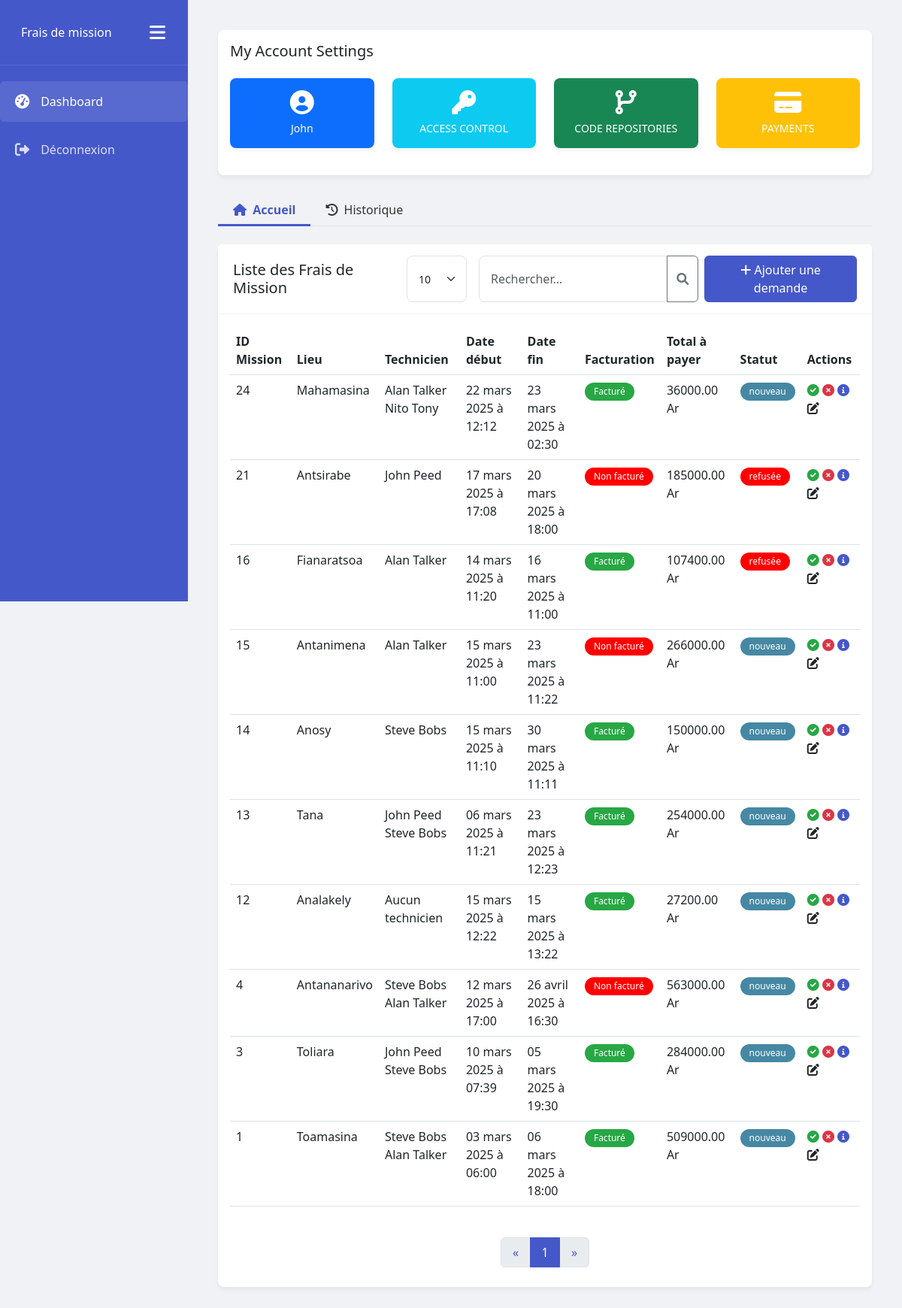
Screenshot of / (signed in) with the database file from the repository.
### fdm_app/models.py (models this page shows, shortened)
class Mission(models.Model):
    techniciens = models.ManyToManyField(Technician, related_name="missions")
    mission_details = models.TextField(
        help_text='details de la mission',
        verbose_name='Mission Details'
    )
    start_date = models.DateField(
        help_text='date de debut de la mission',
        verbose_name='Start Date'
    )
    start_hour = models.TimeField(
        help_text='heure de debut de la mission',
        verbose_name='Start Hour'
    )
    end_date = models.DateField(
        help_text='date de fin de la mission',
        verbose_name='End Date'
    )
    end_hour = models.TimeField(
        help_text='heure de fin de la mission',
        verbose_name='End Hour'
    )
    location = models.CharField(
        max_length=50,
        help_text='lieu de la mission'
    )
    facturation = models.BooleanField(
        help_text='facturation de la mission, facturee ou non',
        verbose_name='Facturation'
    )
    STATUS_CHOICES = [
        ('NEW', 'New'),
        ('REFUSED', 'Refused'),
        ('VALIDATED', 'Validated'),
    ]
    status = models.CharField(
        max_length=10,
        choices=STATUS_CHOICES,
        default='NEW',
        verbose_name='Status',
        help_text='Statut de la mission'
    )
    refusal_reason = models.TextField(
        blank=True,
        null=True,
        verbose_name='Refusal Reason',
        help_text='Motif de refus de la mission'
    )

class Technician(models.Model):
    first_name = models.CharField(
        max_length=50,
        help_text='nom du technicien'
    )
    last_name = models.CharField(
        max_length=50,
        help_text='prenom du technicien'
    )

class Expense(models.Model):
    mission = models.ForeignKey(Mission, on_delete=models.CASCADE, related_name="depenses")
    hosting_days = models.IntegerField(
        help_text='nombre de jours de sejour',
        default=0.0,
    )
    overnight_rate = models.DecimalField(
        max_digits=10,
        decimal_places=2,
        default=0.00,
        help_text='tarif nuitée'
    )
    total_hosting = models.DecimalField(
        max_digits=10,
        decimal_places=2,
        help_text=' pris total de séjour',
        editable = False
    )
    meal_costs = models.DecimalField(
        max_digits=10,
        decimal_places=2,
        help_text='prix des repas',
    )
    total_meal_costs = models.DecimalField(
        max_digits=10,
        decimal_places=2,
        help_text='prix total des repas',
        editable = False,
        default=0.00,
    )
    transport = models.CharField(
        max_length=100,
        help_text='transport',
    )
    shipping_costs = models.DecimalField(
        max_digits=10,
        decimal_places=2,
        help_text='frais de transport',
    )
    various_expenses_details = models.CharField(
        max_length=100,
        help_text='divers frais',
    )
    various_expenses_price = models.DecimalField(
        max_digits=10,
        decimal_places=2,
        help_text='prix des divers frais',
    )
    total_expenses = models.DecimalField(
        max_digits=10,
        decimal_places=2,
        help_text='prix total des frais',
        editable = False,
        default=0.00,
    )

### fdm_app/views.py (the view, shortened to what this page needs)
# urls.py: path('', MissionListView.as_view(), name='missions'),
class MissionListView(View):
    def get(self, request, *args, **kwargs):
        all_missions = Mission.objects.exclude(status='VALIDATED').order_by('-id')
        search_query = request.GET.get('search', '')
        if search_query:
            all_missions = MissionSearchUtils.filter_missions(all_missions, search_query)
        missions = PaginationUtils.paginate_queryset(all_missions, request)
        technicians = Technician.objects.all()
        context = {
            'missions': missions,
            'technicians': technicians,
            'active_tab': 'missions'  # Pour le style lorsqu'on clique sur historique ou accueil
        }
        return render(request, 'index.html', context)

### fdm_app/views.py (called while the page is built)
    @staticmethod
    def paginate_queryset(queryset, request, per_page_default=10):
        per_page = request.GET.get('per_page', per_page_default)
        try:
            per_page = int(per_page)
        except (ValueError, TypeError):
            per_page = per_page_default
        paginator = Paginator(queryset, per_page)
        page = request.GET.get('page', 1)
        try:
            paginated_queryset = paginator.page(page)
        except PageNotAnInteger:
            paginated_queryset = paginator.page(1)
        except EmptyPage:
            paginated_queryset = paginator.page(paginator.num_pages)
        return paginated_queryset

### fdm_app/templates/index.html (shortened to what this page needs)
 {% extends 'base.html' %}
 {% block content %}
<body>
  <div class="main-content">
   {% include 'account.html' %}
    <ul class="nav nav-tabs mb-4">
      <li class="nav-item">
        <a class="nav-link {% if active_tab == 'missions' %}active{% endif %}" href="{% url 'missions' %}">
          <i class="fas fa-home me-1"></i> Accueil
        </a>
      </li>
      <li class="nav-item">
        <a class="nav-link {% if active_tab == 'history' %}active{% endif %}" href="{% url 'history' %}">
          <i class="fas fa-history me-1"></i> Historique
        </a>
      </li>
    </ul>
    <div class="card mb-4">
      <div class="card-header d-flex justify-content-between align-items-center">
        <h5 class="mb-0">Liste des Frais de Mission</h5>
        <div class="d-flex">
          {% include 'search_bar.html' %}
          <button class="btn btn-primary" data-bs-toggle="modal" data-bs-target="#addMissionModal">
            <i class="fas fa-plus"></i> Ajouter une demande
          </button>
        </div>
      </div>
      <div class="card-body fade-in">
        <div class="table-responsive">
          <table class="table table-hover">
            <thead>
              <tr>
                <th>ID Mission</th>
                <th>Lieu</th>
                <th>Technicien</th>
                <th>Date début</th>
                <th>Date fin</th>
                <th>Facturation</th>
                <th>Total à payer</th>
                <th>Statut</th>
                <th>Actions</th>
              </tr>
            </thead>
            <tbody>
              {% for mission in missions %}
              <tr>
                <td> {{ mission.id }} </td>
                <td>{{ mission.location }}</td>
                <td>
                  {% for technicien in mission.techniciens.all %}
                    {{ technicien.first_name }} {{ technicien.last_name }}<br>
                  {% empty %}
                    Aucun technicien
                  {% endfor %}
                </td>
                <td>{{ mission.start_date|date:"d F Y" }} à {{ mission.start_hour|time:"H:i" }} </td>
                <td>{{ mission.end_date|date:"d F Y" }} à {{ mission.end_hour|time:"H:i" }}</td>
                {% if mission.facturation %}
                <td><span class="badge badge-billed" style="background-color:#28a745;">Facturé</span></td>
                {% else %}
                <td><span class="badge badge-not-billed" style="background-color:red;">Non facturé</span></td>
                {% endif %}
                {% for expense in mission.depenses.all %}
                <td> {{ expense.total_expenses }} Ar </td>
                {% endfor %}
                <td>
                  {% if mission.status == "NEW" %}
                    <span class="badge badge-new" style="background-color:#4688A3">nouveau</span>
                  {% elif mission.status == "REFUSED" %}
                    <span class="badge badge-refused" style="background-color: red;">refusée</span>
                  {% elif mission.status == "VALIDATED" %}
                    <span class="badge badge-validated" style="background-color: green;">validée</span>
                  {% endif %}
                </td>
                <td class="action-icons">
                  <i class="fas fa-check-circle validate"
                    data-bs-toggle="modal"
                    data-bs-target="#validateModal"
                    data-mission-id="{{ mission.id }}"
                    title = "Valider" >
                  </i>
                  <i class="fas fa-times-circle refuse"
                     data-bs-toggle="modal"
                     data-bs-target="#refuseModal"
                     data-mission-id = "{{ mission.id }}"
                     title = "Refuser">
                  </i>
                  <i class="fas fa-info-circle details"
                  data-bs-toggle="modal"
                  data-bs-target="#detailModal{{ mission.id }}"
                  title="Détails">
                   </i>
                   <i class="fas fa-edit edit"
                     data-bs-toggle="modal"
                     data-bs-target="#editMissionModal{{ mission.id }}"
                     title="Modifier">
                  </i>
                </td>
              {% endfor %}
            </tbody>
          </table>
        </div>
        <div class="pagination-container">
          <nav aria-label="Page navigation">
            <ul class="pagination">
              {% if missions.has_previous %}
                <li class="page-item">
                  <a class="page-link" href="?page={{ missions.previous_page_number }}" aria-label="Previous">
                    <span aria-hidden="true">&laquo;</span>
                  </a>
                </li>
              {% else %}
                <li class="page-item disabled">
                  <a class="page-link" href="#" aria-label="Previous">
                    <span aria-hidden="true">&laquo;</span>
                  </a>
                </li>
              {% endif %}
              {% for num in missions.paginator.page_range %}
                {% if missions.number == num %}
                  <li class="page-item active">
                    <a class="page-link" href="?page={{ num }}{% if request.GET.search %}&search={{ request.GET.search }}{% endif %} ">
                      {{ num }}
                    </a>
                  </li>
                {% elif num > missions.number|add:'-3' and num < missions.number|add:'3' %}
                  <li class="page-item"><a class="page-link" href="?page={{ num }}{% if request.GET.search %}&search={{ request.GET.search }}{% endif %}">{{ num }}</a></li>
                {% endif %}
              {% endfor %}
              {% if missions.has_next %}
                <li class="page-item">
                  <a class="page-link" href="?page={{ missions.next_page_number }}{% if request.GET.search %}&search={{ request.GET.search }}{% endif %}" aria-label="Next">
                    <span aria-hidden="true">&raquo;</span>
                  </a>
                </li>
              {% else %}
                <li class="page-item disabled">
                  <a class="page-link" href="#" aria-label="Next">
                    <span aria-hidden="true">&raquo;</span>
                  </a>
                </li>
              {% endif %}
            </ul>
          </nav>
        </div>
</body>
</html>
{% endblock %}

### fdm_app/templates/account.html
<div class="card mb-4">
    <div class="card-body">
      <h5 class="card-title">My Account Settings</h5>
      <div class="row mt-4">
        <div class="col-md-3">
          <div class="card bg-primary text-white">
            <div class="card-body text-center">
              <i class="fas fa-user-circle mb-2 fa-2x"></i>
              <p class="mb-0 small">{{ user.username }}</p>
            </div>
          </div>
        </div>
        <div class="col-md-3">
          <div class="card bg-info text-white">
            <div class="card-body text-center">
              <i class="fas fa-key mb-2 fa-2x"></i>
              <p class="mb-0 small">ACCESS CONTROL</p>
            </div>
          </div>
        </div>
        <div class="col-md-3">
          <div class="card bg-success text-white">
            <div class="card-body text-center">
              <i class="fas fa-code-branch mb-2 fa-2x"></i>
              <p class="mb-0 small">CODE REPOSITORIES</p>
            </div>
          </div>
        </div>
        <div class="col-md-3">
          <div class="card bg-warning text-white">
            <div class="card-body text-center">
              <i class="fas fa-credit-card mb-2 fa-2x"></i>
              <p class="mb-0 small">PAYMENTS</p>
            </div>
          </div>
        </div>
      </div>
    </div>
  </div>

### fdm_app/static/css/style.css (style rules this page uses)
:root { --primary-color: #4558c9; --secondary-color: #e9ecef; --text-color: #333; --bg-light: #f8f9fa; --border-radius: 8px; }
body { font-family: 'Segoe UI', Tahoma, Geneva, Verdana, sans-serif; background-color: #f0f2f5; color: var(--text-color); }
.main-content { margin-left: 250px; padding: 20px; transition: all 0.3s; }
.card { border-radius: var(--border-radius); box-shadow: 0 4px 6px rgba(0,0,0,0.05); margin-bottom: 20px; border: none; }
.card-header { background-color: white; border-bottom: 1px solid rgba(0,0,0,0.05); font-weight: bold; padding: 15px 20px; display: flex; justify-content: space-between; align-items: center; }
.btn-primary { background-color: var(--primary-color); border-color: var(--primary-color); }
.table th { font-weight: 600; border-top: none; }
.badge { padding: 6px 12px; border-radius: 20px; font-weight: 500; }
.badge-refused { background-color: #dc3545; color: white; }
.badge-billed { background-color: #198754; color: white; }
.badge-not-billed { background-color: #fd7e14; color: white; }
.action-icons .validate { color: #28a745; }
.action-icons .refuse { color: #dc3545; }
.action-icons .details { color: var(--primary-color); }
.pagination-container { height: 60px; display: flex; align-items: center; justify-content: center; margin-top: 15px; }
.pagination { justify-content: center; margin: 0; }
.pagination .page-item .page-link { color: var(--primary-color); min-width: 40px; height: 40px; display: flex; align-items: center; justify-content: center; }
.pagination .page-item.active .page-link { background-color: var(--primary-color); border-color: var(--primary-color); color: white; }
.fade-in { animation: fadeIn 0.5s; }
.nav-tabs .nav-link { color: var(--text-color); border: none; padding: 10px 20px; border-radius: 0; position: relative; }
.nav-tabs .nav-link.active { color: var(--primary-color); background-color: transparent; font-weight: bold; }
.nav-tabs .nav-link.active::after { content: ''; position: absolute; bottom: 0; left: 0; width: 100%; height: 3px; background-color: var(--primary-color); }
.main-content { margin-left: var(--sidebar-width, 250px); padding: 20px; transition: all 0.3s; padding-left: 0 ; }

### rows the page displays
Mission: id "24", location "Mahamasina", start_date "22 mars 2025", start_hour "12:12", end_date "23 mars 2025", end_hour "02:30", facturation "Facturé", status "nouveau"
Technician: first_name "Alan", last_name "Talker"
Technician: first_name "Nito", last_name "Tony"
Expense: total_expenses "36000.00"
Mission: id "21", location "Antsirabe", start_date "17 mars 2025", start_hour "17:08", end_date "20 mars 2025", end_hour "18:00", facturation "Non facturé", status "refusée"
Technician: first_name "John", last_name "Peed"
Expense: total_expenses "185000.00"
Mission: id "16", location "Fianaratsoa", start_date "14 mars 2025", start_hour "11:20", end_date "16 mars 2025", end_hour "11:00", facturation "Facturé", status "refusée"
Expense: total_expenses "107400.00"
Mission: id "15", location "Antanimena", start_date "15 mars 2025", start_hour "11:00", end_date "23 mars 2025", end_hour "11:22", facturation "Non facturé", status "nouveau"
Expense: total_expenses "266000.00"
Mission: id "14", location "Anosy", start_date "15 mars 2025", start_hour "11:10", end_date "30 mars 2025", end_hour "11:11", facturation "Facturé", status "nouveau"
Technician: first_name "Steve", last_name "Bobs"
Expense: total_expenses "150000.00"
Mission: id "13", location "Tana", start_date "06 mars 2025", start_hour "11:21", end_date "23 mars 2025", end_hour "12:23", facturation "Facturé", status "nouveau"
Expense: total_expenses "254000.00"
Mission: id "12", location "Analakely", start_date "15 mars 2025", start_hour "12:22", end_date "15 mars 2025", end_hour "13:22", facturation "Facturé", status "nouveau"
Expense: total_expenses "27200.00"
Mission: id "4", location "Antananarivo", start_date "12 mars 2025", start_hour "17:00", end_date "26 avril 2025", end_hour "16:30", facturation "Non facturé", status "nouveau"
Expense: total_expenses "563000.00"
Mission: id "3", location "Toliara", start_date "10 mars 2025", start_hour "07:39", end_date "05 mars 2025", end_hour "19:30", facturation "Facturé", status "nouveau"
Expense: total_expenses "284000.00"
Mission: id "1", location "Toamasina", start_date "03 mars 2025", start_hour "06:00", end_date "06 mars 2025", end_hour "18:00", facturation "Facturé", status "nouveau"
Expense: total_expenses "509000.00"

### other values shown
{{ user.username }} "John"
{{ num }} "1"
